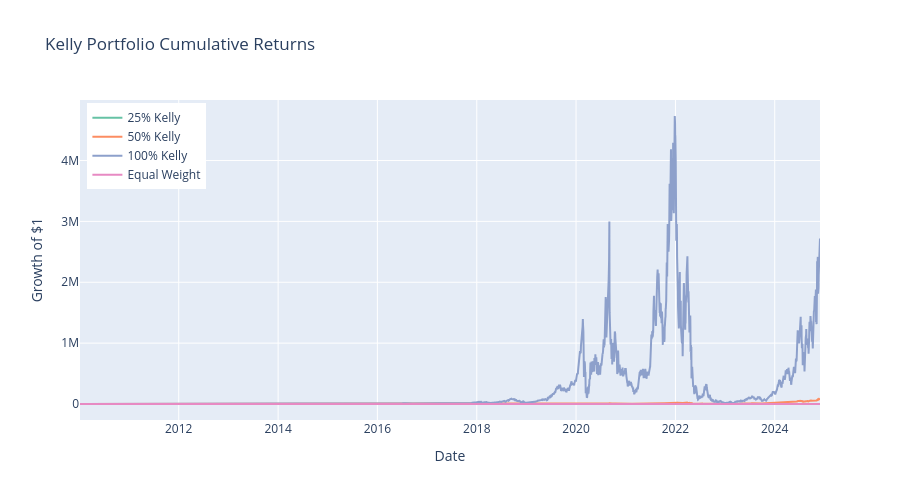

Source (notebook cell):
### Code cell
# Cumulative returns comparison
fig = go.Figure()

colors = px.colors.qualitative.Set2

for i, (name, pf_ret) in enumerate(portfolio_returns.items()):
    cum_ret = (1 + pf_ret).cumprod()
    fig.add_scatter(
        x=dates,
        y=cum_ret,
        mode="lines",
        name=name,
        line=dict(color=colors[i % len(colors)], width=2),
    )

fig.update_layout(
    title="Kelly Portfolio Cumulative Returns",
    xaxis_title="Date",
    yaxis_title="Growth of $1",
    height=500,
    legend=dict(yanchor="top", y=0.99, xanchor="left", x=0.01),
)
fig.show()

### Figure 1 — Plotly figure (JSON) as saved in the notebook; plotly's stock layout.template omitted (floating-point values rounded to 4 significant figures; data arrays with more than 128 entries replaced by an {"elided": "..."} marker saying what was removed)
{"data": [{"line": {"color": "rgb(102,194,165)", "width": 2}, "mode": "lines", "name": "25% Kelly", "type": "scatter", "x": {"elided": "3752 str values"}, "y": {"elided": "3752 float values"}}, {"line": {"color": "rgb(252,141,98)", "width": 2}, "mode": "lines", "name": "50% Kelly", "type": "scatter", "x": {"elided": "3752 str values"}, "y": {"elided": "3752 float values"}}, {"line": {"color": "rgb(141,160,203)", "width": 2}, "mode": "lines", "name": "100% Kelly", "type": "scatter", "x": {"elided": "3752 str values"}, "y": {"elided": "3752 float values"}}, {"line": {"color": "rgb(231,138,195)", "width": 2}, "mode": "lines", "name": "Equal Weight", "type": "scatter", "x": {"elided": "3752 str values"}, "y": {"elided": "3752 float values"}}], "layout": {"height": 500, "legend": {"x": 0.01, "xanchor": "left", "y": 0.99, "yanchor": "top"}, "title": {"text": "Kelly Portfolio Cumulative Returns"}, "xaxis": {"title": {"text": "Date"}}, "yaxis": {"title": {"text": "Growth of $1"}}}}
